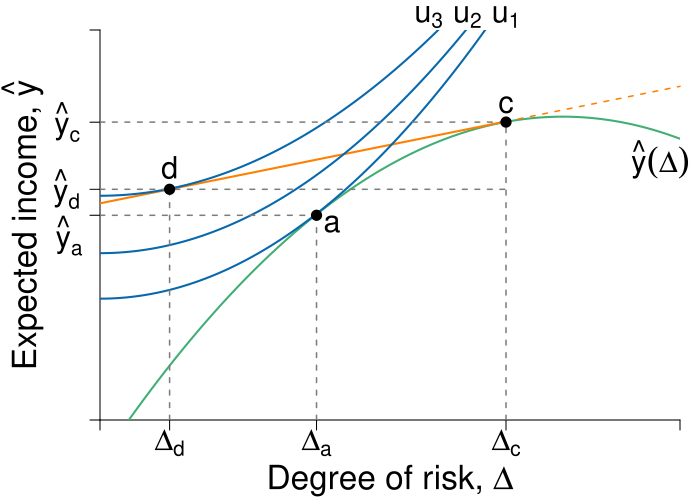

This chart was generated by the following R code:
#Graph Designer: Simon Halliday, Scott Cohn
#Authors: Bowles and Halliday
#Title: Coordination, Conflict and Competition: A Text in Microeconomics

require(shape)
library(pBrackets)
pdf(file = "capitalism/insurance_marginfigure.pdf", width = 7, height = 5)

# Set parameters for graphics
axislabelsize <- 2
labelsize <- 1.8
namesize <- 1.8
annotatesize <- 1.5
graphlinewidth <- 2
segmentlinewidth <- 1.5

COL <- c("#7fc97f", "#beaed4", "#ff7f00", "#ffff99", "#386cb0", "#f0027f", "#bf5b17", "#666666")
COLA <- c("#e0f3db", "#99d8c9","#66c2a4","#41ae76", "#238b45", "#005824")
COLB <- c("#c6dbef", "#4eb3d3", "#2b8cbe", "#0868ac","#084081")
COLC <- c("#fcfbfd", "#efedf5", "#dadaeb", "#bcbddc", "#9e9ac8", "#807dba", "#6a51a3", "#54278f", "#3f007d")
grays <- gray.colors(25, start = 1, end = 0, alpha = 1)

a <- c(2, 4, 6)
par(mar =  c(4, 5, 1.5, 1))
xlims <- c(0, 15)
ylims <- c(0, 18)

riskreturn <- function(g, int1 = 14, int2 = 4, coeff = 1/3){
  int1 - (int2 - (coeff)*g)^2
}

uA <- function(omega, g, slope = 0.5){
  omega + omega*g  - slope*g^2
}

indiffA <- function(g, intercept = 3, slope = 0.125){
  intercept  + slope*g^2
}

insurance <- function(g, intercept = 10, slope = 0.36){
  intercept  + slope*g
}

#Plot command 
plot(0, 0, xlim = xlims, ylim = ylims, 
     type = "n",
     xlab = expression(paste("")),
     ylab = expression(paste("")), 
     axes = FALSE,
     cex.lab = axislabelsize, 
     bty = "n", 
     xaxs = "i", 
     yaxs = "i"
)


#Customize ticks and labels for the plot
ticksy <- c(0,  riskreturn(g = 5.6), insurance(g = 1.8), insurance(g = 10.4), ylims[2])
ylabels <- c(NA, NA, expression(paste(hat(y)[d])), expression(paste(hat(y)[c])), NA)
ticksx <- c(0, 1.8, 5.6, 10.5, xlims[2])
xlabels <- c(NA, expression(paste(Delta[d])), expression(paste(Delta[a])), expression(paste(Delta[c])), NA)

axis(1, at = ticksx, pos = 0, labels = xlabels, cex.axis = labelsize)
axis(2, at = ticksy, pos = 0, labels = ylabels, las = 1, cex.axis = labelsize)
#mtext(expression(paste("Degree of risk, ", Delta)), side=1, line = 2.5, cex = axislabelsize)
text(xlims[2] - 0.5*(xlims[2] - xlims[1]), ylims[1] - 2.8, expression(paste("Degree of risk, ", Delta)), xpd = TRUE, cex = axislabelsize) 
text(xlims[1] - 2, ylims[2] - 0.5*(ylims[2] - ylims[1]), expression(paste("Expected income, ", hat(y))), xpd = TRUE, cex = axislabelsize, srt = 90) 

text(-0.8, 8.5, expression(paste(hat(y)[a])), xpd = TRUE, cex = labelsize) 



npts <- 500 
xx1 <- seq(xlims[1], xlims[2], length.out = npts)
xx2 <- seq(xlims[1], 10.5, length.out = npts)
xx3 <- seq(10.5, xlims[2], length.out = npts)
lines(xx1, riskreturn(xx1, int1 = 14, int2 = 3.99, coeff = 1/3), col = COLA[4], lwd = graphlinewidth, lty = 1)
lines(xx2, insurance(xx2), col = COL[3], lwd = graphlinewidth, lty = 1)
lines(xx3, insurance(xx3), col = COL[3], lwd = segmentlinewidth, lty = 2)
#lines(xx1, insurance(xx1, intercept = 7.4), col = COL[3], lwd = segmentlinewidth, lty = 2)
lines(xx1, indiffA(xx1, intercept = 5.6), col = COLB[4], lwd = graphlinewidth, lty = 1)
lines(xx1, indiffA(xx1, intercept = 7.7, slope = 0.115), col = COLB[4], lwd = graphlinewidth, lty = 1)
#lines(xx1, indiffA(xx1, intercept = 7.75, slope = 0.115), col = COLB[4], lwd = graphlinewidth, lty = 1)
lines(xx1, indiffA(xx1, intercept = 10.35, slope = 0.1), col = COLB[4], lwd = graphlinewidth, lty = 1)



#Add points a, b, c and c
segments(5.6, 0, 5.6, riskreturn(g = 5.6), lty = 2, col = grays[20], lwd = segmentlinewidth)
segments(0, riskreturn(g = 5.6), 5.6, riskreturn(g = 5.6), lty = 2, col = grays[20], lwd = segmentlinewidth)
points(5.6, riskreturn(g = 5.6), pch = 16, col = "black", cex = 1.5)
text(5.6 + 0.4, riskreturn(g = 5.6) - 0.4, expression(a), cex = labelsize)


segments(10.5, 0, 10.5, riskreturn(g = 10.5) , lty = 2, col = grays[20], lwd = segmentlinewidth)
segments(0, riskreturn(g = 10.5) , 10.5, riskreturn(g = 10.5) , lty = 2, col = grays[20], lwd = segmentlinewidth)


segments(0, insurance(g = 1.8), 10.5, insurance(g = 1.8), lty = 2, col = grays[20], lwd = segmentlinewidth)
segments(1.8, 0, 1.8, insurance(g = 1.8), lty = 2, col = grays[20], lwd = segmentlinewidth)
points(1.8, insurance(g = 1.8) , pch = 16, col = "black", cex = 1.5)
text(1.8, insurance(g = 1.8) + 1, expression(paste(d)), cex = labelsize)


# points(1.6, insurance(g = 1.6, intercept = 7.4) , pch = 16, col = "black", cex = 1.5)
# text(1.6, insurance(g = 1.6, intercept = 7.4) + 0.6, expression(paste(b)), cex = labelsize)


points(10.5, riskreturn(g = 10.5) , pch = 16, col = "black", cex = 1.5)
text(10.5, riskreturn(g = 10.5) + 0.8, expression(paste(c)), cex = labelsize)

# brackets(x1 = 10.7, y1 = riskreturn(10.5)  - 0.1, 
#          x2 = 10.7, y2 = insurance(1.8),  
#          ticks = 0.5, curvature = 0.5, type = 1, h = 0.5,
#          col = "black", lwd = 1.5, lty = 1, xpd = TRUE)
# text(12.1, 12.1, expression(paste(p[s]%.%s == phantom())), xpd = TRUE, cex = labelsize)
# text(13.8, 12.4, expression(paste("Insurance")), xpd = TRUE, cex = labelsize)
# text(13.8, 11.6, expression(paste("premium")), xpd = TRUE, cex = labelsize)

# Arrows(5.8, 3, 10.2, 3, 
#        col = "black", lty = 1, lwd = 2, arr.type = "triangle", 
#        arr.lwd = 0.5, code = 2)
# text(8.05, 4.2, expression(paste("Increased risk-taking")), cex = labelsize, xpd = TRUE)
# text(8.05, 3.5, expression(paste("due to insurance")), cex = labelsize, xpd = TRUE)


# Arrows(10.4, .5, 2, 0.5, 
#        col = "black", lty = 1, lwd = 2, arr.type = "triangle", 
#        arr.lwd = 0.5, code = 2)
# text(3.7, 3.1, expression(paste("Decreased")), cex = labelsize, xpd = TRUE)
# text(3.7, 2.4, expression(paste("risk exposure")), cex = labelsize, xpd = TRUE)
# text(3.7, 1.7, expression(paste("due to insurance")), cex = labelsize, xpd = TRUE)
# text(3.7, 1, expression(paste(s == Delta[c] - Delta[d])), cex = labelsize, xpd = TRUE)


# text(14, 17.2, expression(paste("Insurance")), cex = labelsize, xpd = TRUE)
# text(14, 16.5, expression(paste("contract")), cex = labelsize, xpd = TRUE)
# text(14, 15.8, expression(paste("slope", phantom()==p[s])), cex = labelsize, xpd = TRUE)

#Label risk return schedule
text(14.5, 12, expression(paste(hat(y)(Delta))), cex = labelsize, xpd = TRUE)


#Label value functions
text(10.5, 18.6, expression(u[1]), cex = labelsize, xpd = TRUE)
text(9.5, 18.6, expression(u[2]), cex = labelsize, xpd = TRUE)
text(8.5, 18.6, expression(u[3]), cex = labelsize, xpd = TRUE)

# 
# #Frame for comment
# segments(1.4, 17.7, 4.6, 17.7, lty = 1, col = "black", lwd = segmentlinewidth)
# segments(1.4, 17.7, 1.4, 14.5, lty = 1, col = "black", lwd = segmentlinewidth)
# segments(4.6, 14.5, 4.6, 17.7, lty = 1, col = "black", lwd = segmentlinewidth)
# segments(1.4, 14.5, 4.6, 14.5, lty = 1, col = "black", lwd = segmentlinewidth)


# text(3, 17.5, expression(paste("Insurance increases")),cex = labelsize,  xpd = TRUE)
# text(3, 16.8, expression(paste("risk-taking,")), cex = labelsize, xpd = TRUE)
# text(3, 16.1, expression(paste("reduces risk")), cex = labelsize, xpd = TRUE)
# text(3, 15.4, expression(paste("exposure and ")), cex = labelsize, xpd = TRUE)
# text(3, 14.7, expression(paste("maximizes utility ")), cex = labelsize, xpd = TRUE)


dev.off()
